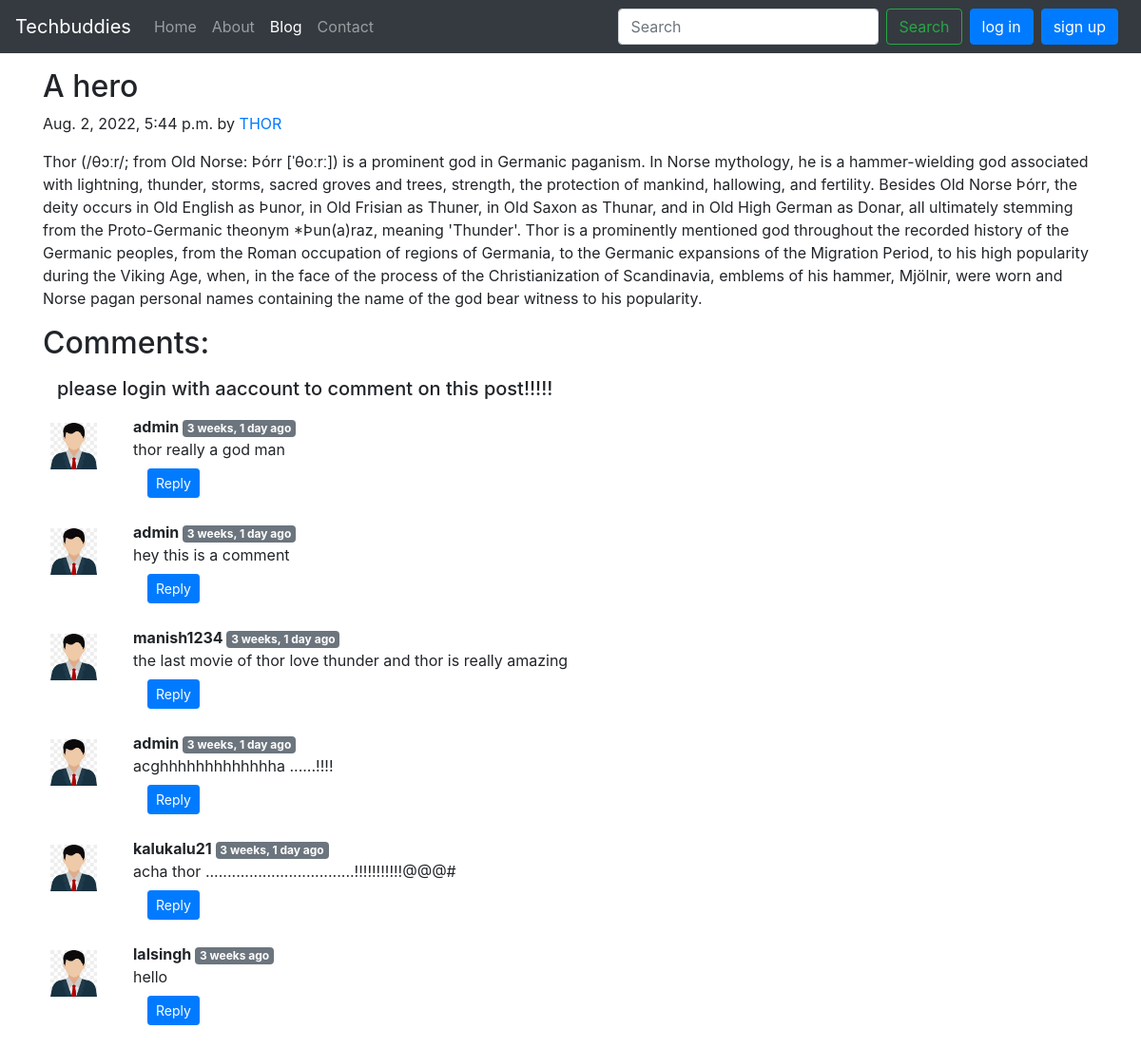
Page /blog/blogpost1-post on the earlier database version.
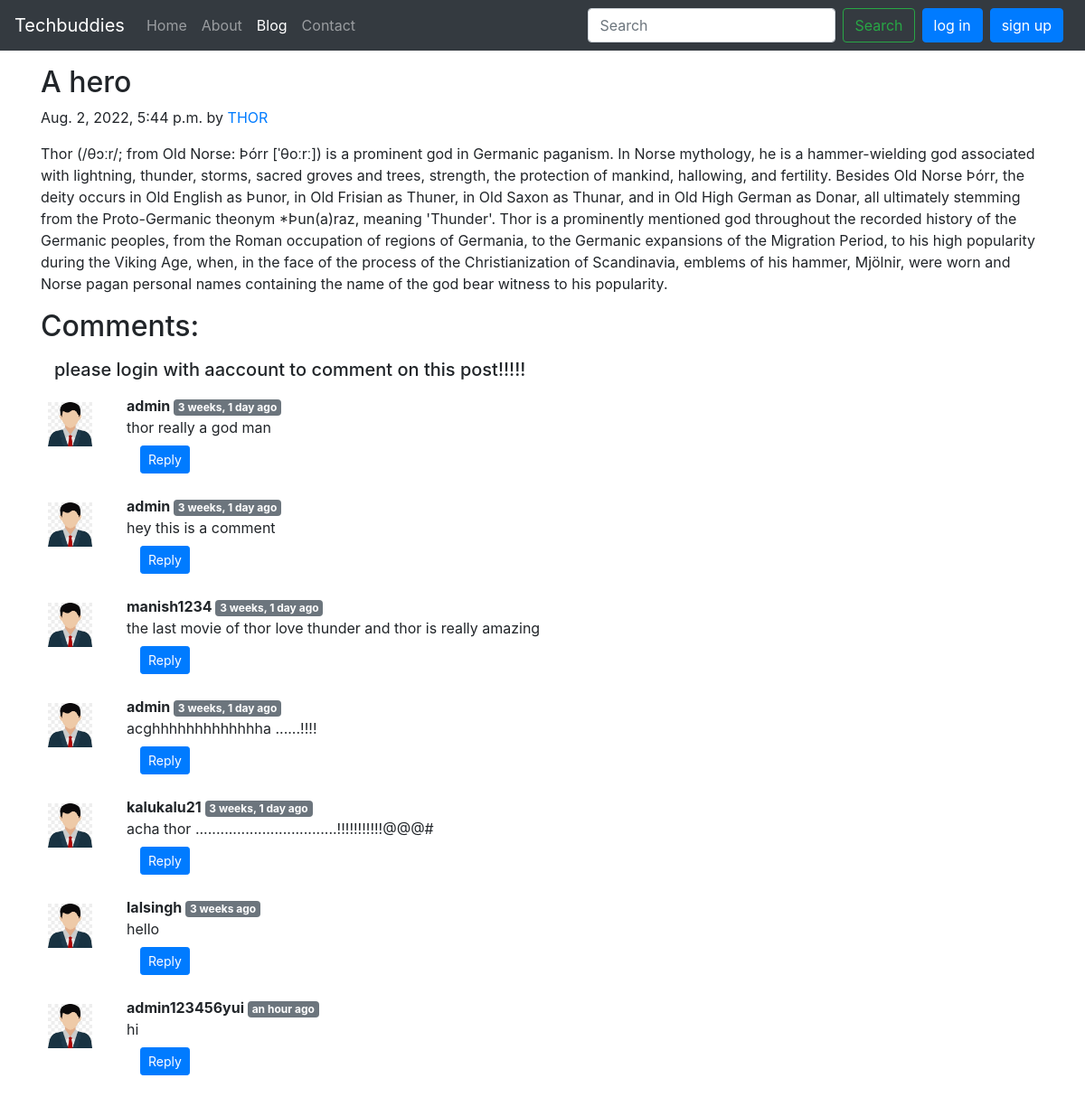
Same page on the later database version.
### blog/models.py (models this page shows, shortened)
class Post(models.Model):
    postid = models.AutoField(primary_key=True)
    title = models.CharField(max_length=50)
    author  = models.CharField(max_length=50)
    content = models.TextField()
    slug = models.CharField(max_length=200)
    timestamp = models.DateTimeField( blank=True)

class Blogcomment(models.Model):
    sno= models.AutoField(primary_key=True)
    comment=models.TextField()
    user=models.ForeignKey(User, on_delete=models.CASCADE)
    post=models.ForeignKey(Post, on_delete=models.CASCADE)
    parent=models.ForeignKey('self',on_delete=models.CASCADE, null=True )
    timestamp= models.DateTimeField(default=now)

### blog/views.py (the view)
# urls.py: path('blogpost<str:slug>', views.blogPost, name='blogPost'),
def blogPost(request, slug):
    post = Post.objects.filter(slug = slug).first()
    comments= Blogcomment.objects.filter(post=post)
    context={'post':post, 'comments': comments, 'user': request.user}
    return render(request, 'blog/blogpost.html', context)

### templates/blog/blogpost.html (shortened to what this page needs)
{% extends 'base.html' %}
{% load humanize %}
{% block blogactive %} active {% endblock blogactive %}
{% block body %}
<div class="container my-3">
    <div class="blog-post">
        <h2 class="blog-post-title">{{post.title}}</h2>
        <p class="blog-post-meta">{{post.timestamp}} by <a href="/about">{{post.author}}</a></p>
        <p>{{post.content}}</p>
    </div>
    <h2 class="my-3">Comments: </h2>
    {% if request.user.is_authenticated %}
    <!-- <form action="/blog/comment" method="post">
        <input type="text" name="comment" placeholder="Enter comment here">
        <input type="hidden" name="postsno" value="{{post.postid}}">
        <input type="hidden" name="replypostsno" value=" ">
        <input type="submit" value="Submit">
    </form> -->
    <form action="/blog/comment" method="post">
        {% csrf_token %}
        <div class="form-group">
            <label for="exampleInputEmail1">Post Comment </label>
            <input type="text" class="form-control" name="comment" placeholder="Enter comment here">
        </div>
        <input type="hidden" name="postsno" value="{{post.postid}}">
        <input type="hidden" name="replypostsno" value="">
        <button type="submit" class="btn btn-primary">Submit</button>
    </form>
    {% else %}
    <div class="container">
        <h5>please login with aaccount to comment on this post!!!!!</h5>
    </div>
    {% endif %}
    {% for comment in comments %}
    <div class="row my-3">
        <div class="col-md-1  ">
            <img class="rounded mx-auto d-block w-100 p-2" src="/static/img/user.png" alt="user">
        </div>
        <div class="col-md-11 ">
            <b> {{comment.user.username}} </b> <span
                class="badge badge-secondary">{{comment.timestamp|naturaltime}}</span>
            <div> {{comment.comment}} </div>
            <div class="container">
                    <button class="btn btn-sm my-2 btn-primary" type="button" data-toggle="collapse" data-target="#reply{{comment.sno}}" aria-expanded="false" aria-controls="reply{{comment.sno}}">
                      Reply
                    </button>
            </div>
        </div>
    </div>
    {% endfor %}
</div>
{% endblock body %}

### templates/base.html (shortened to what this page needs)
<!doctype html>
<html lang="en">
<head>
  <link rel="stylesheet" href="https://cdn.jsdelivr.net/npm/bootstrap@4.6.2/dist/css/bootstrap.min.css"
>
</head>
<body>
  <nav class="navbar navbar-expand-lg navbar-dark bg-dark">
    <a class="navbar-brand" href="/">Techbuddies</a>
    <div class="collapse navbar-collapse" id="navbarSupportedContent">
      <ul class="navbar-nav mr-auto">
        <li class="nav-item {% block homeactive %}{% endblock homeactive %}">
          <a class="nav-link" href="/">Home <span class="sr-only">(current)</span></a>
        </li>
        <li class="nav-item {% block aboutactive %}{% endblock aboutactive %}">
          <a class="nav-link" href="/about">About</a>
        </li>
        <li class="nav-item {% block blogactive %}{% endblock blogactive %}">
          <a class="nav-link" href="/blog">Blog</a>
        </li>
        <li class="nav-item {% block contactactive %}{% endblock contactactive %}">
          <a class="nav-link" href="/contact">Contact</a>
        </li>
      </ul>
      <div class="form-inline ml-auto">
        <form class="form-inline my-2 my-lg-0" action="/search" mathod='GET'>
          <input class="form-control mr-sm-2" type="search" placeholder="Search" aria-label="Search" name="query"
            id="query">
          <button class="btn btn-outline-success my-2 my-sm-0" type="submit">Search</button>
        </form>
        {% if request.user.is_authenticated %}
        <ul class="navbar-nav mr-2">
          <li class="nav-item dropdown">
            <a class="nav-link dropdown-toggle" href='#' id="navbarDropdown" role="button" data-toggle="dropdown">
              Welcome {{request.user}}</a>
            <div class="dropdown-menu" aria-labelledby="navbarDropdown">
              <a class="dropdown-item" href="/handlelogout">Logout</a>
            </div>
          </li>
        </ul>
      </div>
      {% comment %} <a class="btn btn-success mr-2 my-sm-0" role="button" href="/admin">Admin</a> {% endcomment %}
      {% else %}
      <button type="submit" class="btn btn-primary mx-2" data-toggle="modal" data-target="#loginModal">
        log in
      </button>
      <button type="submit" class="btn btn-primary mr-2" data-toggle="modal" data-target="#signupModal">
        sign up
      </button>
      {% endif %}
    </div>
    </div>
  </nav>
  {% block body %}{% endblock body %}
</body>
</html>

Differences in the rows shown:
added Blogcomment: user.username "admin123456yui", timestamp "an hour ago", comment "hi"
